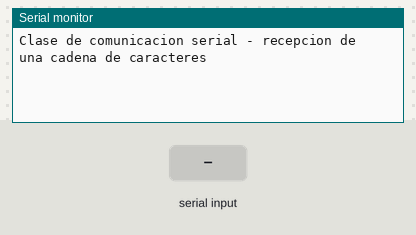
Recording of a sketch running on a simulated Arduino Uno, built with avr-gcc and run on an emulated ATmega328P. Parts: the last lines printed to the serial monitor. The test bench sets the inputs (shaded band).

Above: at 1.2 s.
1.3 s: "90,45\n" received over Serial
At 2.3 s:
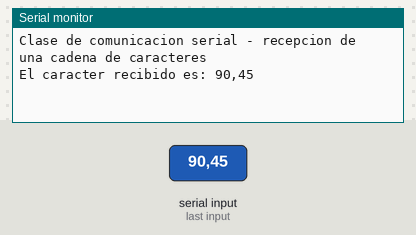
2.8 s: "5\n" received over Serial
At 3.3 s:
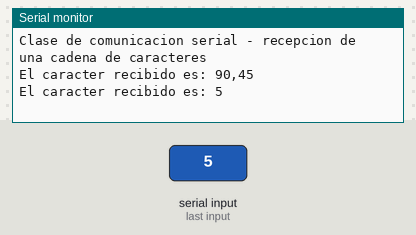

Measured:
- after the input at 1.3 s, the serial monitor: prints a new line at once (image 1)
- after the input at 2.8 s, the serial monitor: prints a new line at once (image 2)

The sketch:

Comunicacion_Serial_CharArrayBuffer.ino
```cpp
/*
 * Fundacion Kinal
 * Centro educativo tecnico laboral Kinal
 * Electronica
 * Grado: Quinto
 * Sección: A
 * Curso: Taller de electronica digital y reparación de computadoras I
 * Nombre: Profe Alejandro
 * Carnet: ---------
 * Proyecto: Comunicacion serial - recepcion de una cadena de caracteres
*/


//***********************MACRO**********************************
#define led 13   //led conectado al pin 13 del arduino
#define SerialBaudRate 9600 //velocidad de la comunicacion serial


//***********************VARIABLE*******************************

/*
Definimos un char array, en el cual podemos almacenar hasta un maximo de 20 bytes.
*/
char inf_recibida[20];  //20 espacios de memoria para almacenar datos

void setup()
{
  Serial.begin(SerialBaudRate); //Inicializo la comunicacion serial a una velocidad de 9600 baudios.
  pinMode(led, OUTPUT); //Declaro el pin 2 como salida
  pinMode(led, LOW);
  Serial.println("Clase de comunicacion serial - recepcion de una cadena de caracteres");
}

void loop()
{

  if(Serial.available()>0) //verificamos que hayan datos en el buffer serial
  {
     /*
     El operador size_t determina el tamaño de un objeto (Es decir el array tiene 20 elementos, size_t devuelve 20)
     Esto unicamente lo realizo para saber cuantos caracteres he recibido por medio de la comunicacion serial
     */
     //size_t nombre_cualquiera = Serial.readBytesUntil(caracter_delimitador, array que utilizo como buffer, el tamanio del buffer)

     size_t datos = Serial.readBytesUntil('\r\n', inf_recibida, 20);
    Serial.print("El caracter recibido es: ");  //Imprimimos el texto en el monitor serial

    for(int i=0;i<datos;i++)                 //Recorro el buffer para almacenar dentro de el la informacion recibida
    {
      inf_recibida[i];
    }
    Serial.println(inf_recibida);  //envio al monitor serial la informacion almacenado en mi char buffer

    //Si la informacion que he recibido corresponde a una variable numerica, tengo que convertirla a
    int variable_1 = atoi(inf_recibida);  //Convertir el char array en una variable tipo int, para realizar operaciones

    if(variable_1>10 && variable_1<20)   //Si el array buffer tiene un valor entre 11 y 19
    {
      Serial.println("Ha ingresado un valor entre 11 y 19");  //Envio el texto al monitor serial.
    }

    //Limpio el charArray, es decir borro la informacion contenida dentro de el
    for(int i = 0; i<datos; i++)
    {
      //cada posicion del charArray se iguala NULL
      inf_recibida[i] = '\0';
    }
 }
}
```
